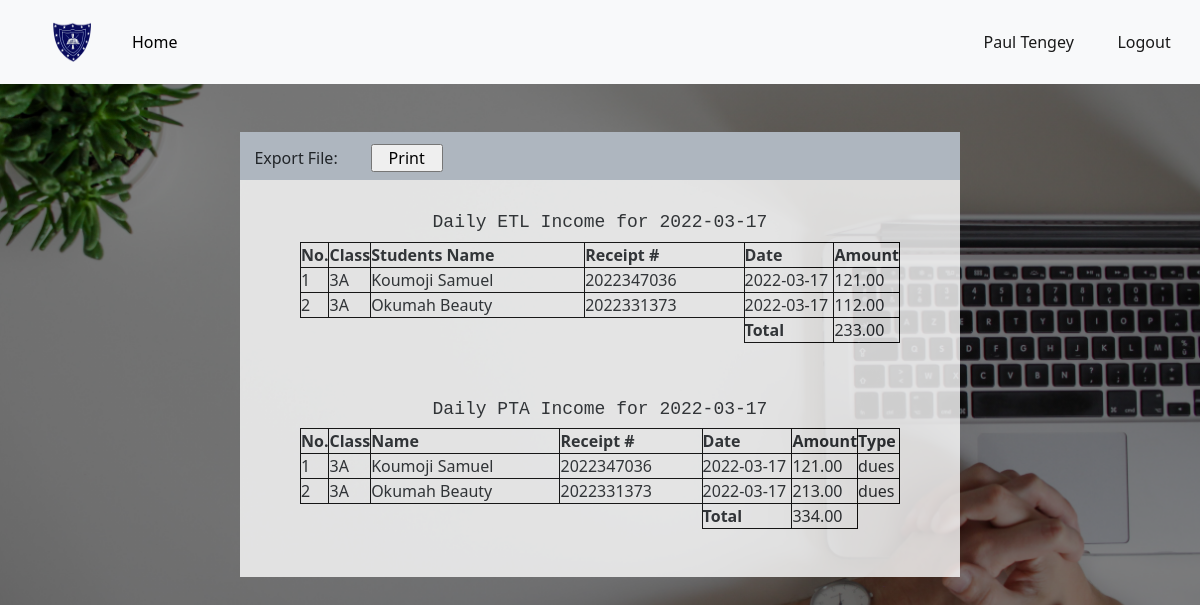
Before: /clerk_dashboard/clerk_daily_report (signed in) with the older database file.
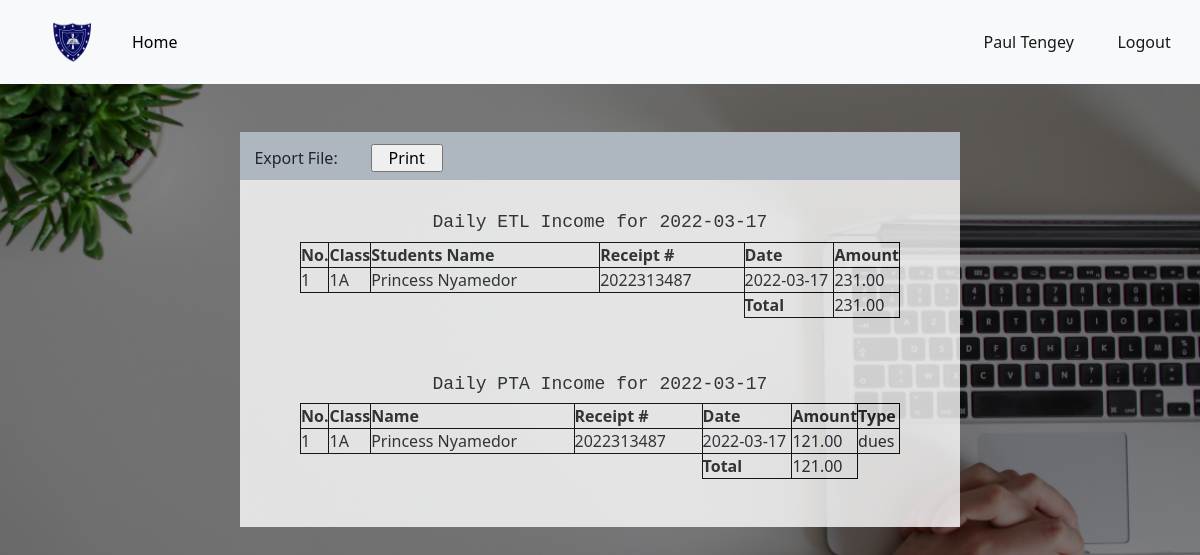
After: the same page with the newer database file.
### app.py (models this page shows, shortened)
class User(db.Model, UserMixin):
	id = db.Column(db.Integer, primary_key=True)
	date = db.Column(db.DateTime, default = datetime.utcnow())
	username = db.Column(db.String(80), nullable=False)
	email = db.Column(db.String(120), unique=True, nullable=False)
	password = db.Column(db.String(120), nullable=False)
	is_admin = db.Column(db.Boolean,  default=False)
	function = db.Column(db.String(120))
	approval = db.Column(db.Boolean, default=False)

class ETLIncome(db.Model):
	id = db.Column(db.Integer, primary_key=True)
	date = db.Column(db.DateTime, default = datetime.utcnow())
	clerk = db.Column(db.String(120),nullable=False)
	amount = db.Column(db.Float)
	tx_id = db.Column(db.String(16))
	semester = db.Column(db.String(10), nullable = False)
	mode_of_payment = db.Column(db.String(20))
	name = db.Column(db.String(120))
	category = db.Column(db.String(20), default="revenue")
	student_id = db.Column(db.Integer, db.ForeignKey('student.id'))#Here we reference the table name

class Student(db.Model):
	id = db.Column(db.Integer, primary_key=True)
	date = db.Column(db.DateTime, default = datetime.utcnow())
	clerk = db.Column(db.String(120),nullable=False)
	date_admitted = db.Column(db.DateTime)
	fullname = db.Column(db.String(80), nullable=False)
	date_of_birth = db.Column(db.String(10), nullable=False)
	class1 = db.Column(db.String(10), nullable=False)
	parent_contact = db.Column(db.String(12), nullable=False)
	phone = db.Column(db.String(12))
	id_number = db.Column(db.String(120), unique=True, nullable=False)
	status = db.Column(db.Boolean, default=True)
	pta = db.relationship('PTAIncome', backref='pta_payer', lazy=True)#Here we reference the class
	etl = db.relationship('ETLIncome', backref='etl_payer', lazy=True)
	payer = db.relationship('StudentPayments', backref='payer', lazy=True)

class PTAIncome(db.Model):
	id = db.Column(db.Integer, primary_key=True)
	date = db.Column(db.DateTime, default = datetime.utcnow())
	clerk = db.Column(db.String(120), nullable=False)
	amount = db.Column(db.Float)
	tx_id = db.Column(db.String(16))
	semester = db.Column(db.String(10))
	mode_of_payment = db.Column(db.String(20))
	category = db.Column(db.String(20), default="revenue")
	name = db.Column(db.String(120))
	type1 = db.Column(db.String(20), default='dues')
	student_id = db.Column(db.Integer, db.ForeignKey('student.id'))#Here we reference the table name

### app.py (the view)
@app.route("/clerk_dashboard/clerk_daily_report")
@login_required
def clerk_daily_report():
	if clerk_access():
		today = datetime.utcnow()
		date = dt.date(today.year, today.month, today.day)
		pta_payments = PTAIncome.query.filter(func.date(PTAIncome.date) == date).filter_by(category='revenue').all()
		etl_payments = ETLIncome.query.filter(func.date(ETLIncome.date) == date).filter_by(category='revenue').all()
		etl = sum([pmt.amount for pmt in etl_payments])
		pta = sum([pmt.amount for pmt in pta_payments])
		return render_template("clerk_daily_report.html", pta_payments=pta_payments,etl_payments=etl_payments ,etl=etl, pta=pta, date=date)
	else:
		abort(404)

### app.py (called while the page is built)
def clerk_access():
	if not current_user.approval:
		return False
	if current_user.function == 'Accountant':
		return False
	if current_user.function == 'Clerk':
		return True

@app.template_filter()
def currencyFormat(value):
	value = float(value)
	if value >= 0:
		return "{:,.2f}".format(value)
	else:
		value2 = "{:,.2f}".format(value)
		return "("+value2[1:]+")"

@login_manager.user_loader
def load_user(user_id):
	return User.query.get(int(user_id))

### templates/clerk_daily_report.html (shortened to what this page needs)
{% extends "bootstrap.html" %}
{% block content %}
<!DOCTYPE html>
<html>
<head>
	<link rel="stylesheet" href="https://cdnjs.cloudflare.com/ajax/libs/font-awesome/4.7.0/css/font-awesome.min.css">
</head>
<body>
<header>
		<nav class="navbar navbar-expand-lg navbar-light bg-light">
			     <a class="navbar-brand kpa" href="#"><img src="{{url_for('static', filename='images/kpasec.png')}}"></a>
			    <div class="collapse navbar-collapse" id="navbarText">
			      <ul class="navbar-nav me-auto mb-2 mb-lg-0">
			        <li class="nav-item">
			          <a class="nav-link active " aria-current="page" href="{{url_for('clerk_dashboard')}}"id="nav1" style="color:black;">Home</a>
			        </li>
			      </ul>
			      <span class="navbar-text" >
			      	<a href="{{url_for('account')}}" class="nn">{{current_user.username}}</a>
			      	<a href="{{url_for('logout')}}" class="n">Logout</a>
			      </span>
			    </div>
		 </nav>
	</header>
    <div class="prn">
    	<span><a>Export File: </a><input type="button" name="" value="Print" onclick="print_content()"></span>
    </div>
   <center>
   	<div class="ttable" id="cont1">
   		<h4 class="topp" style="padding-top:4vh">Daily ETL Income for {{date}}</h4>
   		<table >
   			<tr>
   				<th class="non">No.</th>
   				<th class="foom">Class</th>
   				<th class="fom">Students Name</th>
   				<th>Receipt #</th>
   				<th class="fomm">Date</th>
   				<th class="foomm">Amount</th>
   			</tr>
   			{% if etl_payments | length < 1 %}
   			<tr>
   				<td>0</td>
   				<td class="fom">None</td>
   				<td>None</td>
   				<td>None</td>
   				<td>None</td>
   				<td>None</td>
   			</tr>
   			{% else %}
   			{% for pmt in etl_payments %}
   				{% if pmt.amount != 0 %}
   			<tr>
   				<td>{{loop.index}}</td>
   				<td class="fom">{{pmt.etl_payer.class1}}</td>
   				<td>{{pmt.etl_payer.fullname}}</td>
   				<td>{{pmt.tx_id}}</td>
   				<td>{{pmt.date.date()}}</td>
   				<td>{{ pmt.amount | currencyFormat }}</td>
   			</tr>
   				{% endif %}
   			{% endfor %}
   			{% endif %}
   			<tr>
   				<td style="border:0px solid transparent;"></td>
   				<td style="border:0px solid transparent;"></td>
   				<td style="border:0px solid transparent;"></td>
   				<td style="border:0px solid transparent;"></td>
   				<th>Total</th>
   				<td>{{etl | currencyFormat }}</td>
   			</tr>
   		</table><br>
   		<h3 class="topp" style="padding-top:4vh">Daily PTA Income for {{date}}</h3>
   		<table >
   			<tr>
   				<th class="non">No.</th>
   				<th class="foom">Class</th>
   				<th class="fom">Name</th>
   				<th>Receipt #</th>
   				<th class="fomm">Date</th>
   				<th class="foomm">Amount</th>
   				<th class="foomm">Type</th>
   			</tr>
   			{% if pta_payments | length < 1 %}
   			<tr>
   				<td>0</td>
   				<td class="fom">None</td>
   				<td>None</td>
   				<td>none</td>
   				<td>None</td>
   				<td>None</td>
   				<td>None</td>
   			</tr>
   			{% else %}
   			{% for pmt in pta_payments %}
   			{% if pmt.category != 'charge' and pmt.pta_amount != 0 %}
   				{% if pmt.type1 == 'dues'%}
   			<tr>
   				<td>{{loop.index}}</td>
   				<td class="fom">{{pmt.pta_payer.class1}}</td>
   				<td>{{pmt.pta_payer.fullname}}</td>
   				<td>{{pmt.tx_id}}</td>
   				<td>{{pmt.date.date()}}</td>
   				<td>{{ pmt.amount | currencyFormat }}</td>
   				<td>{{ pmt.type1 }}</td>
   			</tr>
   				{% endif %}
   			{% endif %}
   			{% endfor %}
   			{% endif %}
   			<tr>
   				<td style="border:0px solid transparent;"></td>
   				<td style="border:0px solid transparent;"></td>
   				<td style="border:0px solid transparent;"></td>
   				<td style="border:0px solid transparent;"></td>
   				<th>Total</th>
   				<td>{{pta | currencyFormat }}</td>
   			</tr>
   		</table><br><br>
   	</div><br><br>
</center>
</body>
</html>
{% endblock %}

### templates/bootstrap.html (shortened to what this page needs)
<!doctype html>
<html lang="en">
  <head>
    <link href="https://cdn.jsdelivr.net/npm/bootstrap@5.1.3/dist/css/bootstrap.min.css" rel="stylesheet">
  </head>
  <body>
    {% block content%}
    {% endblock %}
  </body>
</html>

Changed rows visible on the page:
removed ETLIncome: etl_payer.class1 "3A", etl_payer.fullname "Okumah Beauty", tx_id "2022331373", date "2022-03-17", amount "112.00"
removed PTAIncome: pta_payer.class1 "3A", pta_payer.fullname "Okumah Beauty", tx_id "2022331373", date "2022-03-17", amount "213.00", type1 "dues"
changed ETLIncome: etl_payer.class1 "3A" → "1A"; etl_payer.fullname "Koumoji Samuel" → "Princess Nyamedor"; tx_id "2022347036" → "2022313487"; amount "121.00" → "231.00"
changed PTAIncome "dues": pta_payer.class1 "3A" → "1A"; pta_payer.fullname "Koumoji Samuel" → "Princess Nyamedor"; tx_id "2022347036" → "2022313487"
Other visible differences:
{{ etl | currencyFormat }}: "233.00" → "231.00"
{{ pta | currencyFormat }}: "334.00" → "121.00"
